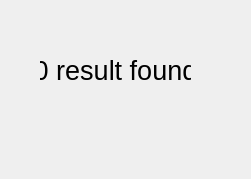
<?xml version="1.0" encoding="UTF-8"?>
<ui version="4.0">
 <class>Form</class>
 <widget class="QWidget" name="Form">
  <property name="geometry">
   <rect>
    <x>0</x>
    <y>0</y>
    <width>251</width>
    <height>179</height>
   </rect>
  </property>
  <property name="windowTitle">
   <string>Form</string>
  </property>
  <widget class="QLabel" name="result0">
   <property name="geometry">
    <rect>
     <x>40</x>
     <y>30</y>
     <width>151</width>
     <height>81</height>
    </rect>
   </property>
   <property name="font">
    <font>
     <pointsize>20</pointsize>
    </font>
   </property>
   <property name="text">
    <string>0 result found</string>
   </property>
   <property name="alignment">
    <set>Qt::AlignCenter</set>
   </property>
  </widget>
 </widget>
 <resources/>
 <connections/>
</ui>
